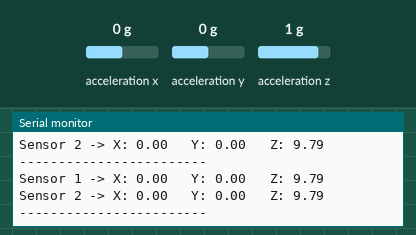
The sketch below on a simulated ESP32. Shown: the last lines printed to the serial monitor. Wiring (inferred from the names in the program): ADXL345 accelerometer at I2C address 0x53. The inputs (shaded band) are chosen by the test bench; at power-on: acceleration x 0 g, acceleration y 0 g, acceleration z 1 g.

Above: at 1.3 s.
1.4 s: acceleration x set to -1.4 g
At 2.0 s:
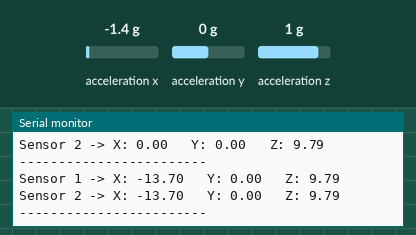
2.9 s: acceleration y set to -1.4 g
At 3.5 s:
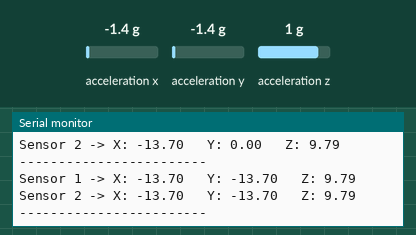
4.4 s: acceleration z set to -1.4 g
At 5.1 s:
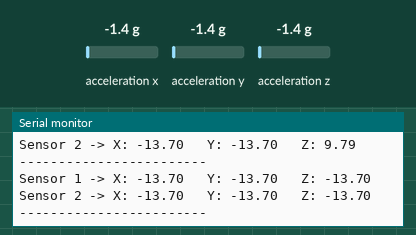

Measured:
- after the input at 1.4 s, the serial monitor: prints a new line after 0.22 s (image 1)
- after the input at 2.9 s, the serial monitor: prints a new line after 0.24 s (image 2)
- after the input at 4.4 s, the serial monitor: prints a new line after 0.25 s (image 3)

The sketch:

2-sensor-data-fetch.ino
```cpp
#include <Wire.h>

// Create two I2C buses
TwoWire I2C_1 = TwoWire(0);
TwoWire I2C_2 = TwoWire(1);

// ADXL345 I2C address
#define ADXL345_ADDRESS 0x53

// ADXL345 Registers
#define ADXL345_POWER_CTL   0x2D
#define ADXL345_DATAX0      0x32
#define ADXL345_DATA_FORMAT 0x31
#define ADXL345_DEVID       0x00

bool initSensor(TwoWire &wire, const char* name) {
  // Validate DEVID register
  wire.beginTransmission(ADXL345_ADDRESS);
  wire.write(ADXL345_DEVID);
  uint8_t err = wire.endTransmission(false);
  if (err != 0) {
    Serial.printf("%s: I2C error %d during DEVID read\n", name, err);
    return false;
  }
  uint8_t count = wire.requestFrom(ADXL345_ADDRESS, (uint8_t)1);
  if (count != 1) {
    Serial.printf("%s: requestFrom returned %d bytes, expected 1\n", name, count);
    return false;
  }
  uint8_t devid = wire.read();
  if (devid != 0xE5) {
    Serial.printf("%s: unexpected DEVID 0x%02X (expected 0xE5)\n", name, devid);
    return false;
  }

  if (!writeByte(wire, ADXL345_ADDRESS, ADXL345_POWER_CTL, 0x08)) return false;
  if (!writeByte(wire, ADXL345_ADDRESS, ADXL345_DATA_FORMAT, 0x0B)) return false;
  Serial.printf("%s initialized (DEVID: 0x%02X)\n", name, devid);
  return true;
}

void setup() {
  Serial.begin(115200);
  Serial.println("Dual ADXL345 on Separate I2C Buses");

  // Initialize I2C bus 1 (GPIO 21, 22)
  I2C_1.begin(21, 22, 100000);

  // Initialize I2C bus 2 (GPIO 23, 18)
  I2C_2.begin(23, 18, 100000);

  delay(100);

  if (!initSensor(I2C_1, "Sensor 1")) {
    Serial.println("WARNING: Sensor 1 init failed!");
  }
  if (!initSensor(I2C_2, "Sensor 2")) {
    Serial.println("WARNING: Sensor 2 init failed!");
  }

  Serial.println("\nSetup complete!\n");
}

void loop() {
  // Read Sensor 1
  int16_t x1, y1, z1;
  if (readAccel(I2C_1, ADXL345_ADDRESS, &x1, &y1, &z1)) {
    Serial.print("Sensor 1 -> X: ");
    Serial.print(x1 * 0.0039 * 9.81, 2); // Convert to m/s²
    Serial.print(" \tY: ");
    Serial.print(y1 * 0.0039 * 9.81, 2);
    Serial.print(" \tZ: ");
    Serial.println(z1 * 0.0039 * 9.81, 2);
  }

  // Read Sensor 2
  int16_t x2, y2, z2;
  if (readAccel(I2C_2, ADXL345_ADDRESS, &x2, &y2, &z2)) {
    Serial.print("Sensor 2 -> X: ");
    Serial.print(x2 * 0.0039 * 9.81, 2);
    Serial.print(" \tY: ");
    Serial.print(y2 * 0.0039 * 9.81, 2);
    Serial.print(" \tZ: ");
    Serial.println(z2 * 0.0039 * 9.81, 2);
  }

  Serial.println("------------------------");
  delay(500);
}

// Write a byte to a register, returns true on success
bool writeByte(TwoWire &wire, uint8_t address, uint8_t reg, uint8_t data) {
  wire.beginTransmission(address);
  wire.write(reg);
  wire.write(data);
  uint8_t err = wire.endTransmission();
  if (err != 0) {
    Serial.printf("I2C write error %d (reg 0x%02X)\n", err, reg);
    return false;
  }
  return true;
}

// Read acceleration data, returns true on success
bool readAccel(TwoWire &wire, uint8_t address, int16_t *x, int16_t *y, int16_t *z) {
  wire.beginTransmission(address);
  wire.write(ADXL345_DATAX0);
  uint8_t err = wire.endTransmission(false);
  if (err != 0) {
    Serial.printf("I2C read error %d\n", err);
    return false;
  }

  uint8_t count = wire.requestFrom(address, (uint8_t)6);
  if (count != 6) {
    Serial.printf("I2C: expected 6 bytes, got %d\n", count);
    return false;
  }

  *x = wire.read() | (wire.read() << 8);
  *y = wire.read() | (wire.read() << 8);
  *z = wire.read() | (wire.read() << 8);
  return true;
}
```
